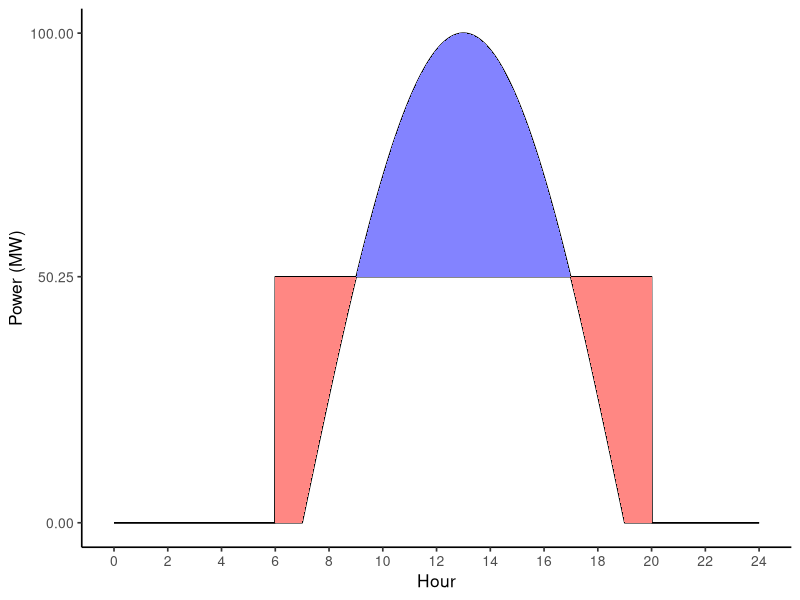
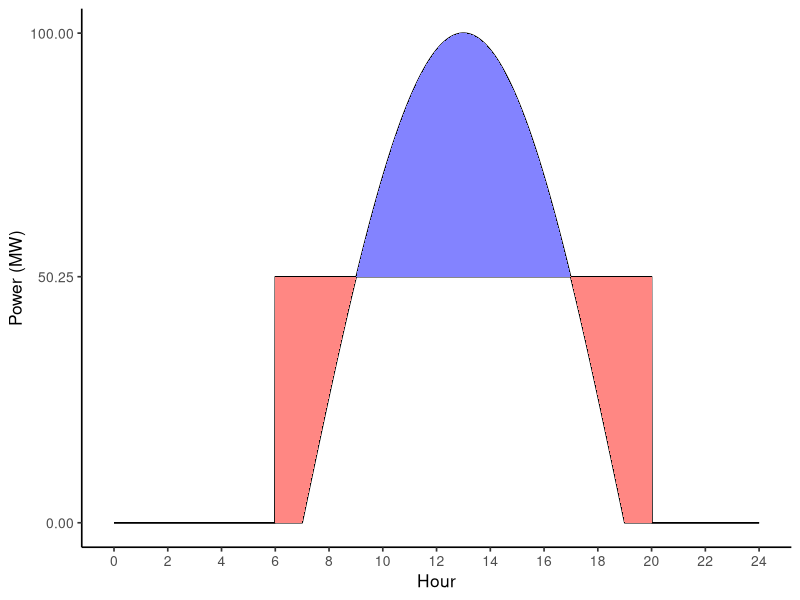

Reproduce these figures in R, in order.
# Building on the previous attempt to size our battery, but eliminating the
# assumption that round trip efficiency is 100%.
library(tidyverse)

efficiency <- 0.875
#efficiency <- 0.5
discharge_efficiency <- efficiency
charge_efficiency <- efficiency
rt_efficiency <- efficiency * efficiency

# https://stackoverflow.com/questions/11693599/alternative-to-expand-grid-for-data-frames
expand.grid.df <- function(...) as.tibble(Reduce(function(...) merge(..., by=NULL), list(...)))

# Create a sine wave which approximates solar output of a 100MW nameplate
# capacity PV plant over a sunny day in July (basically the maximum it could be)
nameplate <- 100
hour_begin <- 7
solar_length <- 12 # hours 

df <- tibble(
  time = seq(0, 24, by = 1/60),
  solar = nameplate * sin((time - hour_begin) * pi/solar_length)
)
df <- df %>%
  mutate(solar = ifelse(solar < 0, 0, solar))

# Only supply power for middle 14 hours
num_hours <- 14
lower_bound <- hour_begin + (solar_length / 2) - (num_hours / 2)
upper_bound <- hour_begin + (solar_length / 2) + (num_hours / 2)
power_caps <- tibble(power_cap = seq(0, nameplate, by = 0.25))

df_middle <- expand.grid.df(df, power_caps) %>%
  group_by(power_cap) %>%
  mutate(plant_output = ifelse(time < lower_bound | time > upper_bound, 0, power_cap)) %>%
  mutate(difference = solar - plant_output) %>%
  mutate(energy_stored = ifelse(difference > 0, difference * charge_efficiency, difference / discharge_efficiency))

# Find the power capacity that best balances energy over the day
best <- df_middle %>%
  summarize(balance = abs(sum(energy_stored))) %>%
  filter(balance == min(balance))


# Find how much energy storage this requires
storage_req <- df_middle %>%
  filter(power_cap == best$power_cap) %>%
  filter(difference >= 0) %>%
  summarize(storage_mwh = sum(difference / 60) * charge_efficiency)

# Visualize balance
supplied_to_grid <- tibble(time = df$time) %>%
  mutate(output = ifelse(time < lower_bound | time > upper_bound, 0, best$power_cap))

intersections <- left_join(df, supplied_to_grid, by = "time") %>%
  filter(solar != 0) %>%
  mutate(diff = abs(solar - output)) %>%
  arrange(diff)
  

intersection_left <- min(intersections$time[1], intersections$time[2])
intersection_right <- max(intersections$time[1], intersections$time[2])
df_viz <- left_join(df, supplied_to_grid, by = "time") %>%
  mutate(rib_left_x = ifelse(time >= lower_bound & time <= intersection_left, time, NA)) %>%
  mutate(rib_right_x = ifelse(time <= upper_bound & time >= intersection_right, time, NA)) %>%
  mutate(rib_mid_x   = ifelse(time >= intersection_left & time <= intersection_right, time, NA))

top_fill <- "#8383FF"
bottom_fill    <- "#FF8783"
ggplot(df_viz, aes(x = time, y = solar)) +
  geom_line() +
  geom_line(aes(y = output)) +
  geom_ribbon(aes(x = rib_left_x, ymin = solar, ymax = output), fill = bottom_fill) +
  geom_ribbon(aes(x = rib_right_x, ymin = solar, ymax = output), fill = bottom_fill) +
  geom_ribbon(aes(x = rib_mid_x, ymin = output, ymax = solar), fill = top_fill) +
  scale_y_continuous(breaks = c(0, best$power_cap, nameplate)) +
  scale_x_continuous(breaks = seq(0, 24, by = 2)) +
  labs(x = "Hour", y = "Power (MW)") +
  theme_classic(base_size = 12.5)

#ggsave(filename = "../../thesis/draft/files/chap3/storage_principle.png", dpi = 900)
ggsave(filename = "test.png", dpi = 900)

storage_req %>% 
  mutate(hours_storage = storage_mwh * discharge_efficiency / power_cap)
